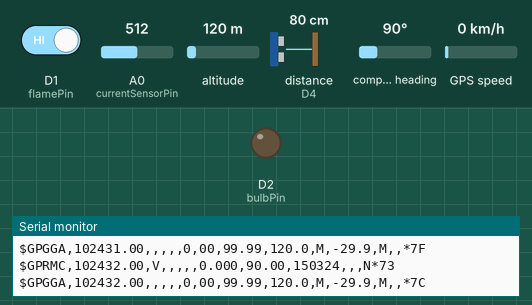
Simulated run of this sketch. Board: ESP8266 (NodeMCU). On the bench: output pins drawn as LEDs (lit = HIGH), the last lines printed to the serial monitor. Wiring (inferred from the names in the program): ultrasonic range finder: trigger D3; echo D4. The inputs (shaded band) are chosen by the test bench; at power-on: distance to the obstacle (sensor on D4) 80 cm, D1 (flamePin) HIGH, A0 (currentSensorPin) = 512, altitude 120 m, compass heading 90°, GPS speed 0 km/h. The echo pulse lasts 58.3 µs per cm; WiFi joins after 1.5 s; servers stay silent unless stated; the GPS gets a fix after 3 s at 37.7749, -122.4194 with 8 satellites; pins used as bus, display or sensor lines are not drawn.

Above: at 2.7 s.
2.8 s: distance to the obstacle (sensor on D4) set to 17 cm
5.0 s: distance to the obstacle (sensor on D4) set to 14 cm
At 10.0 s:
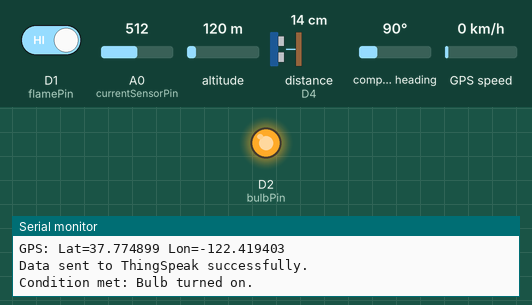
Timing chart, 0 to 11.5 s (numbered marks = the images above; inputs shaded):
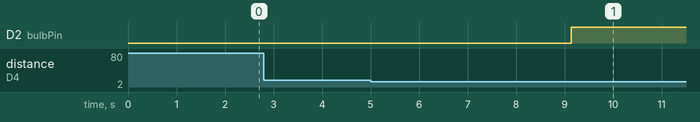

The sketch:

TARPARDUINOIDECODE.ino
```cpp
#include <ESP8266WiFi.h>
#include <ThingSpeak.h>
#include <SoftwareSerial.h>
#include <TinyGPS++.h>


const char* ssid = "Hotspot";
const char* pass = "g7puugen";
unsigned long channelID = 2737264;
const char* writeAPIKey = "0BS3N8MQF1LI9ZUC";

WiFiClient client;
SoftwareSerial gpsSerial(D6, D7);
TinyGPSPlus gps;

const int currentSensorPin = A0;
const float sensitivity = 185.0;
const int zeroCurrentVoltage = 512;

int flamePin = D1;
int bulbPin = D2;
int trigPin = D3;
int echoPin = D4;
int thresholdDistance = 15;

void setup() {
  Serial.begin(115200);
  gpsSerial.begin(9600);
  Serial.println("Initializing GPS...");

  connectToWiFi();
  ThingSpeak.begin(client);

  pinMode(flamePin, INPUT);
  pinMode(bulbPin, OUTPUT);
  digitalWrite(bulbPin, LOW);
  pinMode(trigPin, OUTPUT);
  pinMode(echoPin, INPUT);
}

void connectToWiFi() {
  WiFi.begin(ssid, pass);
  Serial.print("Connecting to WiFi...");
  while (WiFi.status() != WL_CONNECTED) {
    delay(500);
    Serial.print(".");
  }
  Serial.println("\nWiFi connected");
}

void loop() {
  if (WiFi.status() != WL_CONNECTED) {
    connectToWiFi();
  }

  float latitude = 0.0, longitude = 0.0;
  unsigned long startTime = millis();
  while (millis() - startTime < 2000) {
    while (gpsSerial.available()) {
      char c = gpsSerial.read();
      Serial.write(c);
      gps.encode(c);
    }
    if (gps.location.isValid()) {
      latitude = gps.location.lat();
      longitude = gps.location.lng();
      break;
    }
  }

  if (!gps.location.isValid()) {
    Serial.println("\nNo GPS fix yet...");
  }


  int flameDetected = digitalRead(flamePin);
  int sensorValue = analogRead(currentSensorPin);
  float voltage = (sensorValue / 1023.0) * 5000;
  float current = (voltage - zeroCurrentVoltage) / sensitivity;

  long duration, distance;
  digitalWrite(trigPin, LOW);
  delayMicroseconds(2);
  digitalWrite(trigPin, HIGH);
  delayMicroseconds(10);
  digitalWrite(trigPin, LOW);
  duration = pulseIn(echoPin, HIGH);
  distance = (duration * 0.034) / 2;


  Serial.print("\nCurrent Level: ");
  Serial.print(current);
  Serial.println(" Amps");

  Serial.print("Flame Detection: ");
  Serial.println(flameDetected == LOW? "Detected" : "Not Detected");

  Serial.print("Distance: ");
  Serial.print(distance);
  Serial.println(" cm");

  Serial.print("GPS: Lat=");
  Serial.print(latitude, 6);
  Serial.print(" Lon=");
  Serial.println(longitude, 6);


  ThingSpeak.setField(1, current);
  ThingSpeak.setField(2, flameDetected);
  ThingSpeak.setField(3, distance);
  ThingSpeak.setField(4, (float)latitude);
  ThingSpeak.setField(5, (float)longitude);

  int response = ThingSpeak.writeFields(channelID, writeAPIKey);
  if (response == 200) {
    Serial.println("Data sent to ThingSpeak successfully.");
  } else {
    Serial.print("Error sending data: ");
    Serial.println(response);
  }


  if (current > 11.50 || flameDetected == LOW || distance < thresholdDistance) {
    digitalWrite(bulbPin, HIGH);
    Serial.println("Condition met: Bulb turned on.");
  } else {
    digitalWrite(bulbPin, LOW);
    Serial.println("Conditions not met: Bulb turned off.");
  }

  delay(5000);
}
```

Measured:
- the behaviour switches between 16 and 15 cm on distance to the obstacle (sensor on D4) (found by bisection; images 0 and 1)
- after the input at 5.0 s, D2 (bulbPin): LOW → HIGH after 4.1 s
